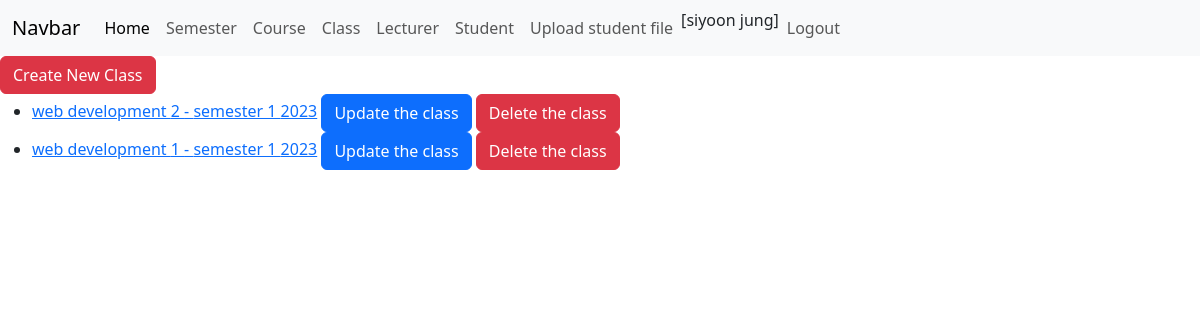
/classes (signed in), run on an earlier commit of the app's database.
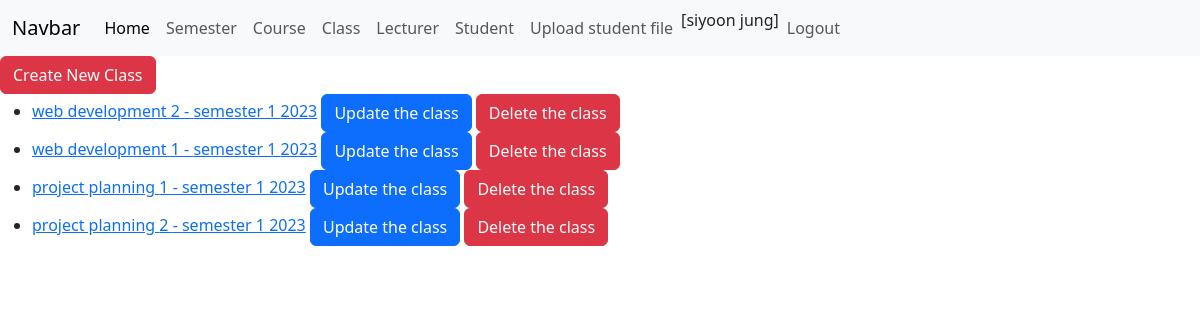
And on a later commit of the database.
### attendance/models.py (models this page shows, shortened)
class Class(models.Model):
    number = models.CharField(max_length=255)
    course = models.ForeignKey(Course, on_delete=models.CASCADE, related_name='classes')
    enrollments = models.ManyToManyField(Enrollment, null=True, blank=True)
    lecturer = models.ForeignKey(Lecturer, null=True, blank=True, on_delete=models.CASCADE)

class Course(models.Model):
    semester = models.ForeignKey(Semester, on_delete=models.CASCADE, related_name='courses')
    code = models.CharField(max_length=255)
    name = models.CharField(max_length=255)

class Semester(models.Model):
    semester = models.CharField(max_length=255)
    year = models.CharField(max_length=255)

### attendance/views.py (the view)
# urls.py: path("classes", list_classes, name="classes"),
def list_classes(request):
    data = Class.objects.all()
    content = {'classes': data}
    return render(request, "list_classes.html", content)

### attendance/templates/list_classes.html (shortened to what this page needs)
{%  extends "base.html" %}
{%  block content %}
    {% if user.is_authenticated and user.is_staff %}
    <a href="{% url 'create_class' %}" class="btn btn-danger">Create New Class</a>
    <ul>
    {% for class in classes %}
        <li>
            <a href="{% url 'detail_class' id=class.id %}">{{ class.course.name }} {{ class.number }} - {{ class.course.semester.semester }} {{ class.course.semester.year }}</a>
            <a href="{% url 'update_class_view' id=class.id %}" class="btn btn-primary">Update the class</a>
            <a href="{% url 'delete_class_view' id=class.id %}" class="btn btn-danger">Delete the class</a>
        </li>
    {% endfor %}
    </ul>
    {% endif %}
{%  endblock %}

### attendance/templates/base.html (shortened to what this page needs)
<!DOCTYPE html>
<html lang="en">
<head>
<link href="https://cdn.jsdelivr.net/npm/bootstrap@5.3.1/dist/css/bootstrap.min.css" rel="stylesheet">
</head>
<body>
<nav class="navbar navbar-expand-lg bg-body-tertiary">
  <div class="container-fluid">
    <a class="navbar-brand" href="#">Navbar</a>
    <div class="collapse navbar-collapse" id="navbarSupportedContent">
      <ul class="navbar-nav me-auto mb-2 mb-lg-0">
      {% if user.is_authenticated and user.is_staff %}
        <li class="nav-item">
          <a class="nav-link active" aria-current="page" href="{% url 'home' %}">Home</a>
        </li>
        <li class="nav-item">
          <a class="nav-link" href="{% url 'semesters' %}">Semester</a>
        </li>
        <li class="nav-item">
          <a class="nav-link" href="{% url 'courses' %}">Course</a>
        </li>
        <li class="nav-item">
          <a class="nav-link" href="{% url 'classes' %}">Class</a>
        </li>
        <li class="nav-item">
          <a class="nav-link" href="{% url 'lecturers' %}">Lecturer</a>
        </li>
        <li class="nav-item">
          <a class="nav-link" href="{% url 'students' %}">Student</a>
        </li>
        <li class="nav-item">
          <a class="nav-link" href="{% url 'upload_excel' %}">Upload student file</a>
        </li>
      {% endif %}
       <li class="nav-item">
           {% if user.is_authenticated %}
               <li class="nav-item">[{{ user.first_name }} {{ user.last_name }}]</li>
               <li class="nav-item"><a class="nav-link" aria-disabled="true" href="{% url 'logout' %}">Logout</a></li>
           {% endif %}
       </li>
      </ul>
    </div>
  </div>
</nav>
{% block content %}
{% endblock %}
</body>
</html>

What changed in the data, as far as the page shows it:
added Class: course.name "project planning", number "1", course.semester.semester "semester 1", course.semester.year "2023"
added Class: course.name "project planning", number "2", course.semester.semester "semester 1", course.semester.year "2023"
